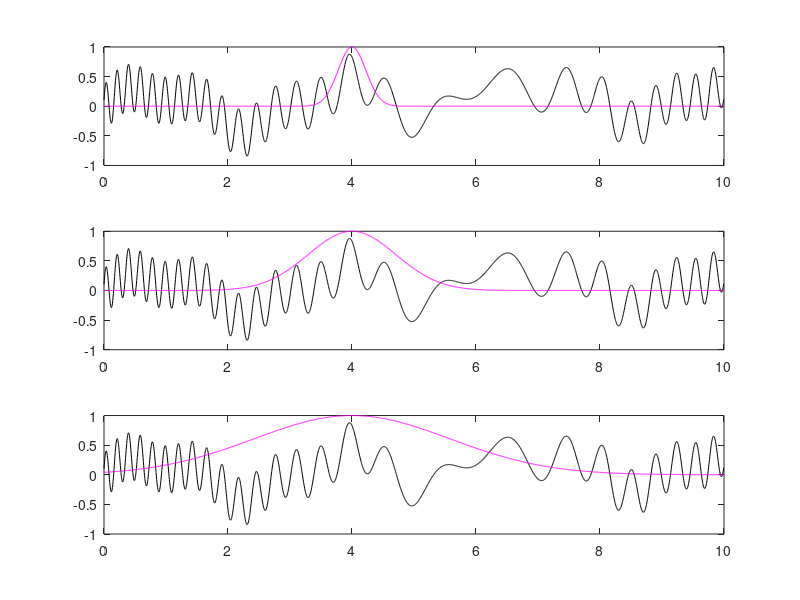
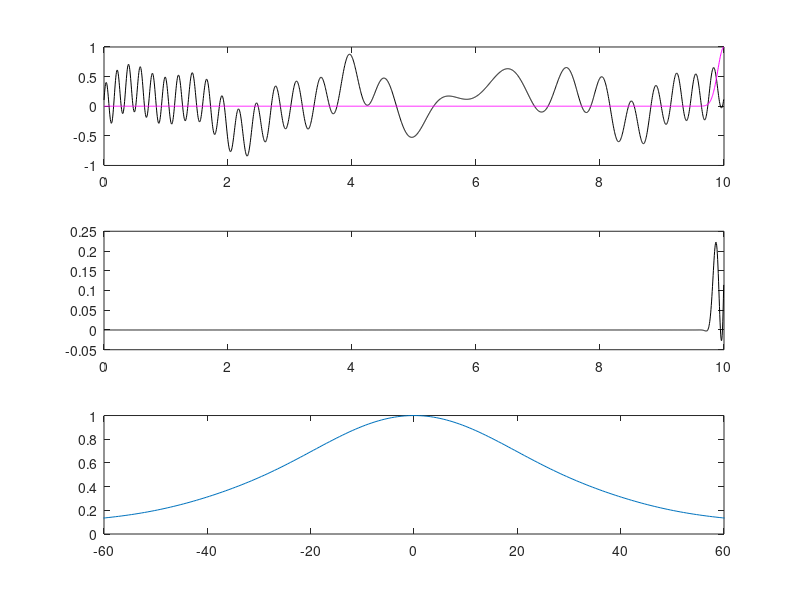
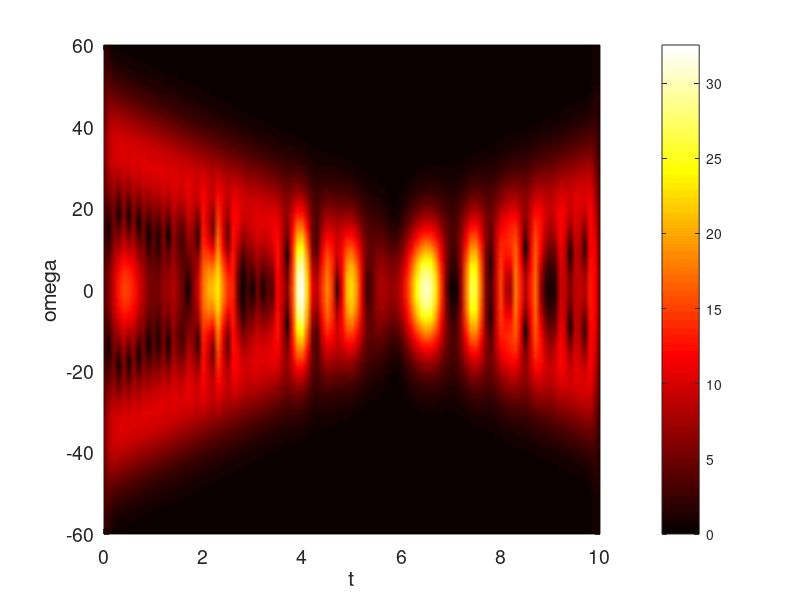

The MATLAB script that drew these images, in order:
clear, clc, close all
% curso wavelet coursera
% procurar por spectrgrama (time-freq analysis)

%carrega dados da axys
% dados = importdata('../dados/200905252100.HNE',' ',11);
% dados.data = dados.data(1:1024,:);
% t = dados.data(:,1);
% n1 = dados.data(:,2);
% n2 = dados.data(:,4);  
% n3 = dados.data(:,3); %combinacao para a triaxys

%serie de heave
% S = n1';
%n = length(t);


L = 10; %ime window
n = 2048;
t2 = linspace(0,L,n+1); t = t2(1:n);
k = (2*pi/L)*[0:n/2-1 -n/2:-1]; ks = ifftshift(k);

S = (3*sin(2*t)+0.5*tanh(0.5*(t-3))+0.28*exp(-(t-4).^2)+1.5*sin(5*t)+4*cos(3*(t-6).^2))/10+(t/20).^3;



St = fft(S);

%figure
%ubplot(3,1,1), plot(t,S)
%subplot(3,1,2), plot(ks,abs(fftshift(St))/max(abs(fftshift(St))))

figure
width = [10 1 0.2];
for j = 1:3
    f = exp(-width(j)*(t-4).^2);
    subplot(3,1,j), plot(t,S,'k',t,f,'m')
end

figure
width = 50; %quanto menor, mais resolucao em frequencia e menor em tempo
slide= 0:0.1:10;
spec = []; %spectrograma matrix
for j = 1:length(slide)
    f = exp(-width*(t-slide(j)).^2);
    Sf = f.*S;
    Sft = fft(Sf);
    
    subplot(3,1,1), plot(t,S,'k',t,f,'m')
    subplot(3,1,2), plot(t,Sf,'k')
    subplot(3,1,3), plot(ks,abs(fftshift(Sft))/max(abs(fftshift(Sft))))
    axis([-60 60 0 1])
    drawnow
    pause(0.1)
    
    spec = [spec ; abs(fftshift(Sft))];
end

figure
pcolor(slide,ks,spec.'), shading interp
set(gca, 'Ylim', [-60 60],'Fontsize',[14])
colormap(hot)
xlabel('t')
ylabel('omega')
colorbar


